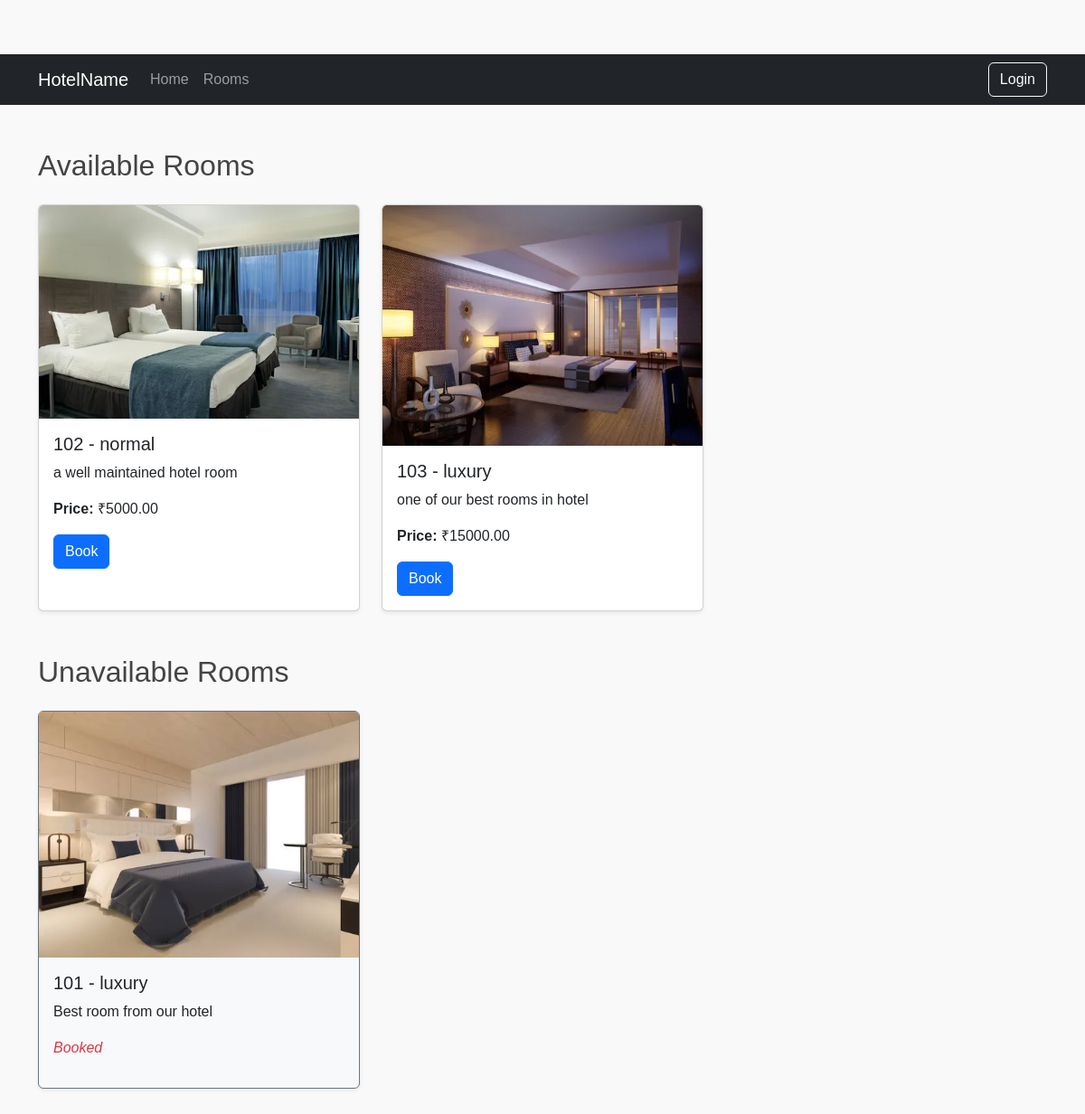
Before: /accounts/home/rooms/ with the older database file.
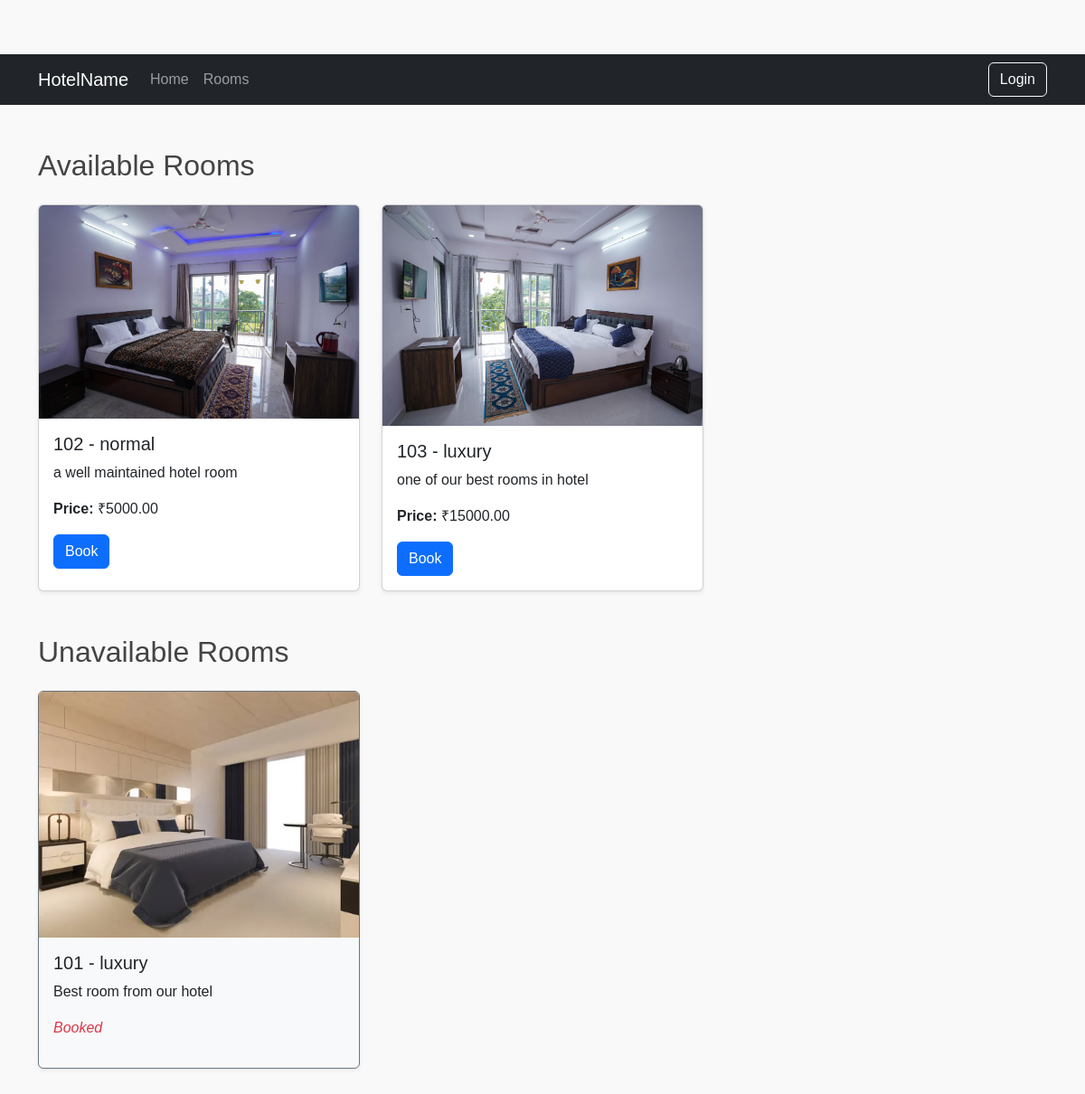
After: the same page with the newer database file.
### home/models.py (models this page shows, shortened)
class Room(models.Model):
    room_number = models.CharField(max_length=10, unique=True)
    room_type = models.CharField(max_length=50)  # e.g., Single, Double, Suite
    price_per_night = models.DecimalField(max_digits=8, decimal_places=2)
    is_available = models.BooleanField(default=True)
    description = models.TextField(blank=True, null=True)
    image = models.ImageField(upload_to='room_images/', blank=True, null=True)

### home/views.py (the view)
# urls.py: path('rooms/', view_rooms, name='rooms'),
def view_rooms(request):
    today = date.today()
    all_rooms = Room.objects.all()
    future_bookings = Booking.objects.filter(check_out__gte=today)
    my_bookings = future_bookings.filter(user=request.user) if request.user.is_authenticated else Booking.objects.none()
    my_rooms_ids = my_bookings.values_list('room_id', flat=True)
    booked_room_ids = future_bookings.values_list('room_id', flat=True)
    available_rooms = Room.objects.exclude(id__in=booked_room_ids)
    unavailable_rooms = Room.objects.filter(id__in=booked_room_ids).exclude(id__in=my_rooms_ids)
    return render(request, 'rooms.html', {
        'available_rooms': available_rooms,
        'unavailable_rooms': unavailable_rooms,
        'my_bookings': my_bookings
    })

### templates/rooms.html (shortened to what this page needs)
{% load static %}
<!DOCTYPE html>
<html lang="en">
<head>
  <link href="https://cdn.jsdelivr.net/npm/bootstrap@5.3.3/dist/css/bootstrap.min.css" rel="stylesheet">
  <link rel="stylesheet" href="{% static 'css/rooms.css' %}">
</head>
<body>
  <nav class="navbar navbar-expand-lg navbar-dark bg-dark">
    <div class="container">
      <a class="navbar-brand" href="{% url 'home' %}">HotelName</a>
      <div class="collapse navbar-collapse" id="navbarNav">
        <ul class="navbar-nav me-auto">
          <li class="nav-item">
            <a class="nav-link" href="{% url 'home' %}">Home</a>
          </li>
          {% if user.is_authenticated %}
            <li class="nav-item">
              <a class="nav-link" href="{% url 'rooms' %}#my-rooms">My Rooms</a>
            </li>
          {% else %}
            <li class="nav-item">
              <a class="nav-link" href="{% url 'rooms' %}">Rooms</a>
            </li>
          {% endif %}
        </ul>
        {% if user.is_authenticated %}
          <span class="navbar-text me-3">Welcome, {{ user.username }}</span>
          <a href="{% url 'logout' %}" class="btn btn-outline-light">Logout</a>
        {% else %}
          <a href="{% url 'login' %}" class="btn btn-outline-light">Login</a>
        {% endif %}
      </div>
    </div>
  </nav>
  <div class="container my-5">
    <section id="available-rooms" class="mb-5">
      <h2 class="mb-4">Available Rooms</h2>
      <div class="row row-cols-1 row-cols-md-3 g-4">
        {% for room in available_rooms %}
          <div class="col">
            <div class="card h-100 shadow-sm">
              {% if room.image %}
                <img src="{{ room.image.url }}" class="card-img-top" alt="{{ room.room_type }}">
              {% endif %}
              <div class="card-body">
                <h5 class="card-title">{{ room.room_number }} - {{ room.room_type }}</h5>
                <p class="card-text">{{ room.description }}</p>
                <p><strong>Price:</strong> ₹{{ room.price_per_night }}</p>
                <a href="{% url 'booking' room.id %}" class="btn btn-primary">Book</a>
              </div>
            </div>
          </div>
        {% empty %}
          <p>No rooms available at the moment.</p>
        {% endfor %}
      </div>
    </section>
    <section id="unavailable-rooms" class="mb-5">
      <h2 class="mb-4">Unavailable Rooms</h2>
      <div class="row row-cols-1 row-cols-md-3 g-4">
        {% for room in unavailable_rooms %}
          <div class="col">
            <div class="card h-100 bg-light border-secondary shadow-sm">
              {% if room.image %}
                <img src="{{ room.image.url }}" class="card-img-top" alt="{{ room.room_type }}">
              {% endif %}
              <div class="card-body">
                <h5 class="card-title">{{ room.room_number }} - {{ room.room_type }}</h5>
                <p class="card-text">{{ room.description }}</p>
                <p class="text-danger"><em>Booked</em></p>
              </div>
            </div>
          </div>
        {% empty %}
          <p>All rooms are available. Lucky you!</p>
        {% endfor %}
      </div>
    </section>
  </div>
</body>
</html>

### static/css/rooms.css (style rules this page uses)
body { margin: 0; padding-top: 60px; font-family: Arial, sans-serif; color: #333; background: #f9f9f9; }
h2 { margin-top: 2rem; color: #444; }

Changed rows visible on the page:
changed Room "normal": image: a different picture
changed Room "one of our best rooms in hotel": image: a different picture
